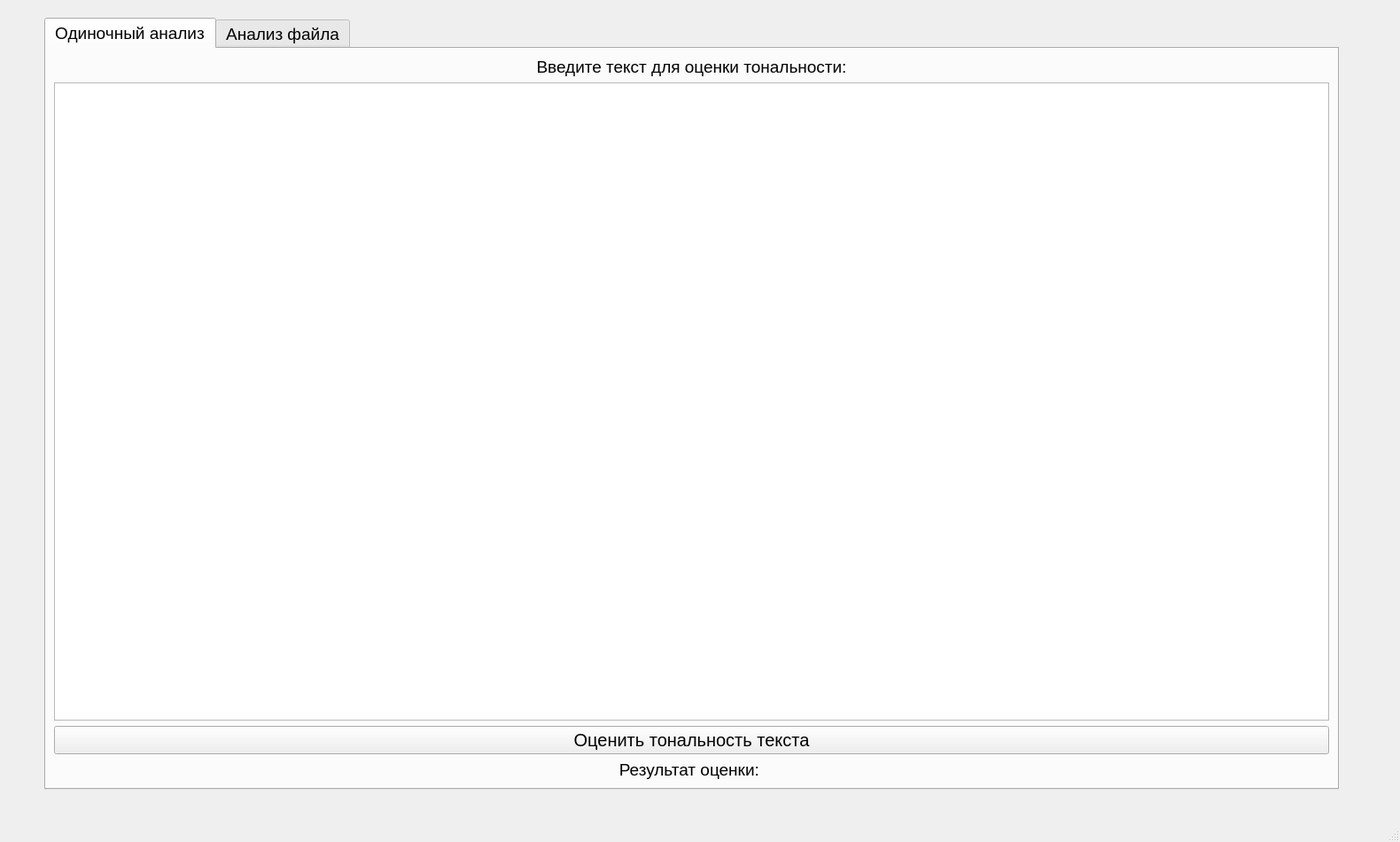
<?xml version="1.0" encoding="UTF-8"?>
<ui version="4.0">
 <class>MainWindow</class>
 <widget class="QMainWindow" name="MainWindow">
  <property name="geometry">
   <rect>
    <x>0</x>
    <y>0</y>
    <width>1580</width>
    <height>950</height>
   </rect>
  </property>
  <property name="windowTitle">
   <string>Оценка тональности текста</string>
  </property>
  <widget class="QWidget" name="centralwidget">
   <widget class="QTabWidget" name="tabWidget">
    <property name="geometry">
     <rect>
      <x>50</x>
      <y>20</y>
      <width>1461</width>
      <height>871</height>
     </rect>
    </property>
    <property name="font">
     <font>
      <pointsize>14</pointsize>
     </font>
    </property>
    <property name="currentIndex">
     <number>0</number>
    </property>
    <widget class="QWidget" name="tab_single">
     <attribute name="title">
      <string>Одиночный анализ</string>
     </attribute>
     <layout class="QVBoxLayout" name="verticalLayout">
      <item>
       <widget class="QLabel" name="label">
        <property name="font">
         <font>
          <pointsize>14</pointsize>
          <strikeout>false</strikeout>
          <stylestrategy>PreferDefault</stylestrategy>
         </font>
        </property>
        <property name="text">
         <string>Введите текст для оценки тональности:</string>
        </property>
        <property name="alignment">
         <set>Qt::AlignCenter</set>
        </property>
        <property name="margin">
         <number>7</number>
        </property>
       </widget>
      </item>
      <item>
       <widget class="QTextEdit" name="textEdit"/>
      </item>
      <item>
       <widget class="QPushButton" name="pushButton">
        <property name="palette">
         <palette>
          <active>
           <colorrole role="WindowText">
            <brush brushstyle="SolidPattern">
             <color alpha="255">
              <red>0</red>
              <green>0</green>
              <blue>0</blue>
             </color>
            </brush>
           </colorrole>
           <colorrole role="Button">
            <brush brushstyle="SolidPattern">
             <color alpha="255">
              <red>100</red>
              <green>102</green>
              <blue>240</blue>
             </color>
            </brush>
           </colorrole>
          </active>
         </palette>
        </property>
        <property name="font">
         <font>
          <pointsize>15</pointsize>
          <weight>50</weight>
          <bold>false</bold>
         </font>
        </property>
        <property name="text">
         <string>Оценить тональность текста</string>
        </property>
        <property name="default">
         <bool>false</bool>
        </property>
       </widget>
      </item>
      <item>
       <widget class="QLabel" name="label_3">
        <property name="font">
         <font>
          <pointsize>14</pointsize>
         </font>
        </property>
        <property name="text">
         <string>Результат оценки: </string>
        </property>
        <property name="alignment">
         <set>Qt::AlignCenter</set>
        </property>
       </widget>
      </item>
     </layout>
    </widget>
    <widget class="QWidget" name="tab_file">
     <attribute name="title">
      <string>Анализ файла</string>
     </attribute>
     <layout class="QVBoxLayout" name="verticalLayout_2">
      <item>
       <widget class="QLabel" name="label_2">
        <property name="font">
         <font>
          <pointsize>14</pointsize>
         </font>
        </property>
        <property name="text">
         <string>Выберите CSV файл с отзывами:</string>
        </property>
        <property name="alignment">
         <set>Qt::AlignCenter</set>
        </property>
       </widget>
      </item>
      <item>
       <layout class="QHBoxLayout" name="horizontalLayout">
        <item>
         <widget class="QLineEdit" name="lineEdit_filepath">
          <property name="font">
           <font>
            <pointsize>12</pointsize>
           </font>
          </property>
          <property name="readOnly">
           <bool>true</bool>
          </property>
          <property name="placeholderText">
           <string>Путь к файлу CSV</string>
          </property>
         </widget>
        </item>
        <item>
         <widget class="QPushButton" name="pushButton_browse">
          <property name="minimumSize">
           <size>
            <width>120</width>
            <height>0</height>
           </size>
          </property>
          <property name="font">
           <font>
            <pointsize>12</pointsize>
           </font>
          </property>
          <property name="text">
           <string>Обзор...</string>
          </property>
         </widget>
        </item>
       </layout>
      </item>
      <item>
       <layout class="QHBoxLayout" name="horizontalLayout_2">
        <item>
         <widget class="QLabel" name="label_column">
          <property name="font">
           <font>
            <pointsize>12</pointsize>
           </font>
          </property>
          <property name="text">
           <string>Столбец с отзывами:</string>
          </property>
         </widget>
        </item>
        <item>
         <widget class="QLineEdit" name="lineEdit_column">
          <property name="font">
           <font>
            <pointsize>12</pointsize>
           </font>
          </property>
          <property name="placeholderText">
           <string>Имя или индекс столбца</string>
          </property>
         </widget>
        </item>
        <item>
         <widget class="QLabel" name="label_delimiter">
          <property name="font">
           <font>
            <pointsize>12</pointsize>
           </font>
          </property>
          <property name="text">
           <string>Разделитель:</string>
          </property>
         </widget>
        </item>
        <item>
         <widget class="QComboBox" name="comboBox_delimiter">
          <property name="font">
           <font>
            <pointsize>12</pointsize>
           </font>
          </property>
          <item>
           <property name="text">
            <string>Запятая (,)</string>
           </property>
          </item>
          <item>
           <property name="text">
            <string>Точка с запятой (;)</string>
           </property>
          </item>
          <item>
           <property name="text">
            <string>Табуляция (Tab)</string>
           </property>
          </item>
         </widget>
        </item>
       </layout>
      </item>
      <item>
       <widget class="QPushButton" name="pushButton_analyze">
        <property name="font">
         <font>
          <pointsize>15</pointsize>
         </font>
        </property>
        <property name="text">
         <string>Анализировать файл</string>
        </property>
       </widget>
      </item>
      <item>
       <widget class="QGroupBox" name="groupBox">
        <property name="font">
         <font>
          <pointsize>14</pointsize>
         </font>
        </property>
        <property name="title">
         <string>Результаты анализа</string>
        </property>
        <layout class="QVBoxLayout" name="verticalLayout_3">
         <item>
          <widget class="QLabel" name="label_total">
           <property name="text">
            <string>Всего отзывов: 0</string>
           </property>
          </widget>
         </item>
         <item>
          <widget class="QLabel" name="label_star1">
           <property name="text">
            <string>1 звезда: 0 (0%)</string>
           </property>
          </widget>
         </item>
         <item>
          <widget class="QLabel" name="label_star2">
           <property name="text">
            <string>2 звезды: 0 (0%)</string>
           </property>
          </widget>
         </item>
         <item>
          <widget class="QLabel" name="label_star3">
           <property name="text">
            <string>3 звезды: 0 (0%)</string>
           </property>
          </widget>
         </item>
         <item>
          <widget class="QLabel" name="label_star4">
           <property name="text">
            <string>4 звезды: 0 (0%)</string>
           </property>
          </widget>
         </item>
         <item>
          <widget class="QLabel" name="label_star5">
           <property name="text">
            <string>5 звезд: 0 (0%)</string>
           </property>
          </widget>
         </item>
        </layout>
       </widget>
      </item>
      <item>
       <widget class="QProgressBar" name="progressBar">
        <property name="value">
         <number>0</number>
        </property>
       </widget>
      </item>
      <item>
       <widget class="QTextEdit" name="textEdit_results">
        <property name="readOnly">
         <bool>true</bool>
        </property>
        <property name="placeholderText">
         <string>Здесь будет отображаться подробная информация о результатах</string>
        </property>
       </widget>
      </item>
     </layout>
    </widget>
   </widget>
  </widget>
  <widget class="QMenuBar" name="menubar">
   <property name="geometry">
    <rect>
     <x>0</x>
     <y>0</y>
     <width>1580</width>
     <height>21</height>
    </rect>
   </property>
  </widget>
  <widget class="QStatusBar" name="statusbar"/>
 </widget>
 <resources/>
 <connections/>
</ui>
